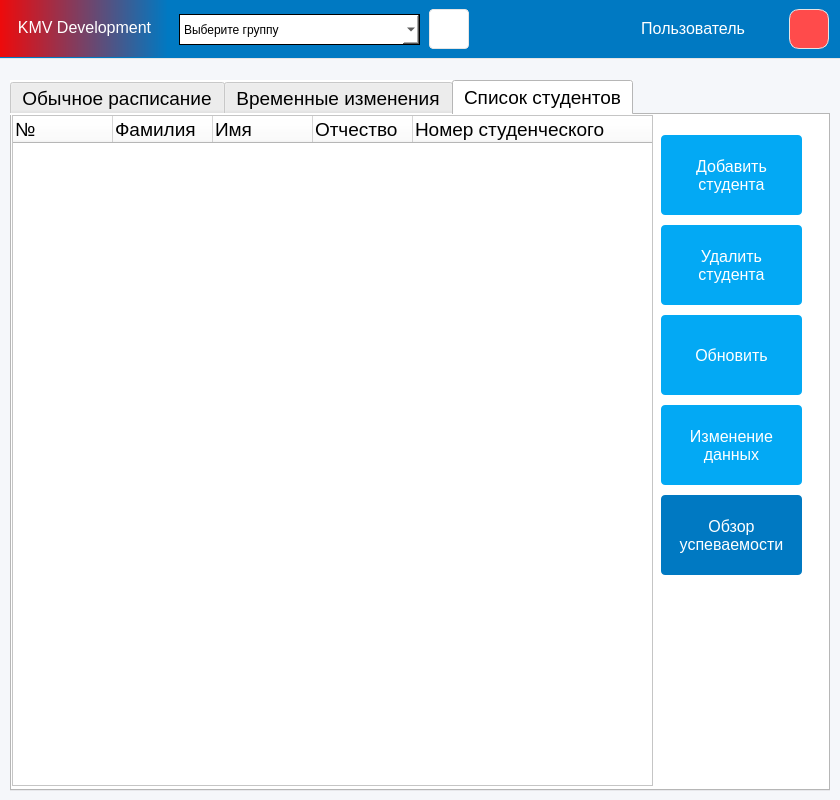
<?xml version="1.0" encoding="UTF-8"?>
<ui version="4.0">
 <class>MainWindow2</class>
 <widget class="QMainWindow" name="MainWindow2">
  <property name="geometry">
   <rect>
    <x>0</x>
    <y>0</y>
    <width>840</width>
    <height>800</height>
   </rect>
  </property>
  <property name="minimumSize">
   <size>
    <width>840</width>
    <height>800</height>
   </size>
  </property>
  <property name="maximumSize">
   <size>
    <width>840</width>
    <height>800</height>
   </size>
  </property>
  <property name="windowTitle">
   <string>Управление обучением</string>
  </property>
  <property name="styleSheet">
   <string notr="true">background-color: rgb(245, 247, 250);
opacity: 1;</string>
  </property>
  <widget class="QWidget" name="centralwidget">
   <property name="styleSheet">
    <string notr="true">background: #F5F7FA;
opacity: 1;</string>
   </property>
   <widget class="QTabWidget" name="tabWidget">
    <property name="enabled">
     <bool>true</bool>
    </property>
    <property name="geometry">
     <rect>
      <x>10</x>
      <y>80</y>
      <width>820</width>
      <height>711</height>
     </rect>
    </property>
    <property name="font">
     <font>
      <pointsize>14</pointsize>
     </font>
    </property>
    <property name="styleSheet">
     <string notr="true">background-color: rgb(255, 255, 255);</string>
    </property>
    <property name="currentIndex">
     <number>2</number>
    </property>
    <widget class="QWidget" name="tab_1">
     <attribute name="title">
      <string>Обычное расписание</string>
     </attribute>
     <widget class="QPushButton" name="b_thu_1">
      <property name="geometry">
       <rect>
        <x>190</x>
        <y>340</y>
        <width>170</width>
        <height>100</height>
       </rect>
      </property>
      <property name="font">
       <font/>
      </property>
      <property name="styleSheet">
       <string notr="true">QPushButton{
background: #FFFFFF ;
border-radius: 4px;
opacity: 1;
text-align: center;
letter-spacing: 0px;
text-transform: uppercase;
border: 1px solid #e5e5e5;
}

QPushButton::hover{
background: #e8e8e8;
}</string>
      </property>
      <property name="text">
       <string>Четверг
(нечётная неделя)</string>
      </property>
     </widget>
     <widget class="QPushButton" name="b_tue_0">
      <property name="geometry">
       <rect>
        <x>10</x>
        <y>120</y>
        <width>170</width>
        <height>100</height>
       </rect>
      </property>
      <property name="font">
       <font/>
      </property>
      <property name="styleSheet">
       <string notr="true">QPushButton{
background: #FFFFFF ;
border-radius: 4px;
opacity: 1;
text-align: center;
letter-spacing: 0px;
text-transform: uppercase;
border: 1px solid #e5e5e5;
}

QPushButton::hover{
background: #e8e8e8;
}</string>
      </property>
      <property name="text">
       <string>Вторник
(чётная неделя)</string>
      </property>
     </widget>
     <widget class="QPushButton" name="b_fri_1">
      <property name="geometry">
       <rect>
        <x>190</x>
        <y>450</y>
        <width>170</width>
        <height>100</height>
       </rect>
      </property>
      <property name="font">
       <font/>
      </property>
      <property name="styleSheet">
       <string notr="true">QPushButton{
background: #FFFFFF ;
border-radius: 4px;
opacity: 1;
text-align: center;
letter-spacing: 0px;
text-transform: uppercase;
border: 1px solid #e5e5e5;
}

QPushButton::hover{
background: #e8e8e8;
}</string>
      </property>
      <property name="text">
       <string>Пятница
(нечётная неделя)</string>
      </property>
     </widget>
     <widget class="QPushButton" name="b_fri_0">
      <property name="geometry">
       <rect>
        <x>10</x>
        <y>450</y>
        <width>170</width>
        <height>100</height>
       </rect>
      </property>
      <property name="font">
       <font/>
      </property>
      <property name="styleSheet">
       <string notr="true">QPushButton{
background: #FFFFFF ;
border-radius: 4px;
opacity: 1;
text-align: center;
letter-spacing: 0px;
text-transform: uppercase;
border: 1px solid #e5e5e5;
}

QPushButton::hover{
background: #e8e8e8;
}</string>
      </property>
      <property name="text">
       <string>Пятница
(чётная неделя)</string>
      </property>
     </widget>
     <widget class="QPushButton" name="b_sat_1">
      <property name="geometry">
       <rect>
        <x>190</x>
        <y>560</y>
        <width>170</width>
        <height>100</height>
       </rect>
      </property>
      <property name="font">
       <font/>
      </property>
      <property name="styleSheet">
       <string notr="true">QPushButton{
background: #FFFFFF ;
border-radius: 4px;
opacity: 1;
text-align: center;
letter-spacing: 0px;
text-transform: uppercase;
border: 1px solid #e5e5e5;
}

QPushButton::hover{
background: #e8e8e8;
}</string>
      </property>
      <property name="text">
       <string>Суббота
(нечётная неделя)</string>
      </property>
     </widget>
     <widget class="QPushButton" name="b_tue_1">
      <property name="geometry">
       <rect>
        <x>190</x>
        <y>120</y>
        <width>170</width>
        <height>100</height>
       </rect>
      </property>
      <property name="font">
       <font/>
      </property>
      <property name="styleSheet">
       <string notr="true">QPushButton{
background: #FFFFFF ;
border-radius: 4px;
opacity: 1;
text-align: center;
letter-spacing: 0px;
text-transform: uppercase;
border: 1px solid #e5e5e5;
}

QPushButton::hover{
background: #e8e8e8;
}</string>
      </property>
      <property name="text">
       <string>Вторник
(нечётная неделя)</string>
      </property>
     </widget>
     <widget class="QPushButton" name="b_wed_0">
      <property name="geometry">
       <rect>
        <x>10</x>
        <y>230</y>
        <width>170</width>
        <height>100</height>
       </rect>
      </property>
      <property name="font">
       <font/>
      </property>
      <property name="styleSheet">
       <string notr="true">QPushButton{
background: #FFFFFF ;
border-radius: 4px;
opacity: 1;
text-align: center;
letter-spacing: 0px;
text-transform: uppercase;
border: 1px solid #e5e5e5;
}

QPushButton::hover{
background: #e8e8e8;
}</string>
      </property>
      <property name="text">
       <string>Среда
(чётная неделя)</string>
      </property>
     </widget>
     <widget class="QPushButton" name="b_mon_0">
      <property name="geometry">
       <rect>
        <x>10</x>
        <y>10</y>
        <width>170</width>
        <height>100</height>
       </rect>
      </property>
      <property name="font">
       <font/>
      </property>
      <property name="styleSheet">
       <string notr="true">QPushButton{
background: #FFFFFF ;
border-radius: 4px;
opacity: 1;
text-align: center;
letter-spacing: 0px;
text-transform: uppercase;
border: 1px solid #e5e5e5;
}

QPushButton::hover{
background: #e8e8e8;
}</string>
      </property>
      <property name="text">
       <string>Понедельник
(чётная неделя)</string>
      </property>
     </widget>
     <widget class="QPushButton" name="b_wed_1">
      <property name="geometry">
       <rect>
        <x>190</x>
        <y>230</y>
        <width>170</width>
        <height>100</height>
       </rect>
      </property>
      <property name="font">
       <font/>
      </property>
      <property name="styleSheet">
       <string notr="true">QPushButton{
background: #FFFFFF ;
border-radius: 4px;
opacity: 1;
text-align: center;
letter-spacing: 0px;
text-transform: uppercase;
border: 1px solid #e5e5e5;
}

QPushButton::hover{
background: #e8e8e8;
}</string>
      </property>
      <property name="text">
       <string>Среда
(нечётная неделя)</string>
      </property>
     </widget>
     <widget class="QPushButton" name="b_mon_1">
      <property name="geometry">
       <rect>
        <x>190</x>
        <y>10</y>
        <width>170</width>
        <height>100</height>
       </rect>
      </property>
      <property name="font">
       <font/>
      </property>
      <property name="styleSheet">
       <string notr="true">QPushButton{
background: #FFFFFF ;
border-radius: 4px;
opacity: 1;
text-align: center;
letter-spacing: 0px;
text-transform: uppercase;
border: 1px solid #e5e5e5;
}

QPushButton::hover{
background: #e8e8e8;
}</string>
      </property>
      <property name="text">
       <string>Понедельник
(нечётная неделя)</string>
      </property>
     </widget>
     <widget class="QPushButton" name="b_sat_0">
      <property name="geometry">
       <rect>
        <x>10</x>
        <y>560</y>
        <width>170</width>
        <height>100</height>
       </rect>
      </property>
      <property name="font">
       <font/>
      </property>
      <property name="styleSheet">
       <string notr="true">QPushButton{
background: #FFFFFF ;
border-radius: 4px;
opacity: 1;
text-align: center;
letter-spacing: 0px;
text-transform: uppercase;
border: 1px solid #e5e5e5;
}

QPushButton::hover{
background: #e8e8e8;
}</string>
      </property>
      <property name="text">
       <string>Суббота
(чётная неделя)</string>
      </property>
     </widget>
     <widget class="QPushButton" name="b_thu_0">
      <property name="geometry">
       <rect>
        <x>10</x>
        <y>340</y>
        <width>170</width>
        <height>100</height>
       </rect>
      </property>
      <property name="font">
       <font/>
      </property>
      <property name="styleSheet">
       <string notr="true">QPushButton{
background: #FFFFFF ;
border-radius: 4px;
opacity: 1;
text-align: center;
letter-spacing: 0px;
text-transform: uppercase;
border: 1px solid #e5e5e5;
}

QPushButton::hover{
background: #e8e8e8;
}</string>
      </property>
      <property name="text">
       <string>Четверг
(чётная неделя)</string>
      </property>
     </widget>
     <widget class="QPlainTextEdit" name="plainTextEdit">
      <property name="geometry">
       <rect>
        <x>370</x>
        <y>80</y>
        <width>431</width>
        <height>501</height>
       </rect>
      </property>
      <property name="font">
       <font>
        <pointsize>14</pointsize>
       </font>
      </property>
      <property name="styleSheet">
       <string notr="true"/>
      </property>
     </widget>
     <widget class="QPushButton" name="clear_PTE">
      <property name="geometry">
       <rect>
        <x>369</x>
        <y>625</y>
        <width>211</width>
        <height>35</height>
       </rect>
      </property>
      <property name="font">
       <font>
        <pointsize>12</pointsize>
       </font>
      </property>
      <property name="styleSheet">
       <string notr="true">QPushButton{
background: #FFFFFF ;
border-radius: 4px;
opacity: 1;
text-align: center;
letter-spacing: 0px;
color: #0079C2;
text-transform: uppercase;
font-weight: medium; 
border: 1px solid #e5e5e5;
}

QPushButton::hover{
background: #e8e8e8;
}</string>
      </property>
      <property name="text">
       <string>Сбросить изменения</string>
      </property>
     </widget>
     <widget class="QPushButton" name="send_changes">
      <property name="geometry">
       <rect>
        <x>590</x>
        <y>625</y>
        <width>220</width>
        <height>35</height>
       </rect>
      </property>
      <property name="font">
       <font>
        <pointsize>12</pointsize>
       </font>
      </property>
      <property name="styleSheet">
       <string notr="true">QPushButton{
background: #03A9F4 ;
border-radius: 4px;
opacity: 1;
text-align: center;
letter-spacing: 0px;
color: #FFFFFF;
text-transform: uppercase;
font-weight: medium; 
}

QPushButton::hover{
background: #0079C2;
}</string>
      </property>
      <property name="text">
       <string>Применить изменения</string>
      </property>
     </widget>
     <widget class="QLabel" name="label_5">
      <property name="geometry">
       <rect>
        <x>370</x>
        <y>10</y>
        <width>160</width>
        <height>30</height>
       </rect>
      </property>
      <property name="font">
       <font/>
      </property>
      <property name="styleSheet">
       <string notr="true">letter-spacing: 0px;
text-transform: uppercase;
font-weight: medium; </string>
      </property>
      <property name="text">
       <string>Выбранный день:</string>
      </property>
     </widget>
     <widget class="QLabel" name="l_day">
      <property name="geometry">
       <rect>
        <x>530</x>
        <y>10</y>
        <width>271</width>
        <height>30</height>
       </rect>
      </property>
      <property name="font">
       <font/>
      </property>
      <property name="styleSheet">
       <string notr="true">letter-spacing: 0px;
text-transform: uppercase;
font-weight: medium; </string>
      </property>
      <property name="text">
       <string/>
      </property>
     </widget>
     <widget class="QLabel" name="label_6">
      <property name="geometry">
       <rect>
        <x>370</x>
        <y>590</y>
        <width>170</width>
        <height>30</height>
       </rect>
      </property>
      <property name="font">
       <font/>
      </property>
      <property name="styleSheet">
       <string notr="true">letter-spacing: 0px;
text-transform: uppercase;
font-weight: medium; </string>
      </property>
      <property name="text">
       <string>Статус изменения:</string>
      </property>
     </widget>
     <widget class="QLabel" name="l_status">
      <property name="geometry">
       <rect>
        <x>540</x>
        <y>590</y>
        <width>250</width>
        <height>30</height>
       </rect>
      </property>
      <property name="font">
       <font/>
      </property>
      <property name="styleSheet">
       <string notr="true">letter-spacing: 0px;
text-transform: uppercase;
font-weight: medium; </string>
      </property>
      <property name="text">
       <string/>
      </property>
     </widget>
     <widget class="QLabel" name="label_7">
      <property name="geometry">
       <rect>
        <x>370</x>
        <y>50</y>
        <width>241</width>
        <height>30</height>
       </rect>
      </property>
      <property name="font">
       <font/>
      </property>
      <property name="styleSheet">
       <string notr="true">letter-spacing: 0px;
text-transform: uppercase;
font-weight: medium; </string>
      </property>
      <property name="text">
       <string>Введите текст сообщения:</string>
      </property>
     </widget>
     <widget class="Line" name="line">
      <property name="geometry">
       <rect>
        <x>370</x>
        <y>40</y>
        <width>431</width>
        <height>20</height>
       </rect>
      </property>
      <property name="orientation">
       <enum>Qt::Horizontal</enum>
      </property>
     </widget>
    </widget>
    <widget class="QWidget" name="tab_2">
     <attribute name="title">
      <string>Временные изменения</string>
     </attribute>
     <widget class="QPlainTextEdit" name="PTE_temp">
      <property name="geometry">
       <rect>
        <x>10</x>
        <y>310</y>
        <width>650</width>
        <height>211</height>
       </rect>
      </property>
      <property name="font">
       <font>
        <pointsize>14</pointsize>
       </font>
      </property>
      <property name="styleSheet">
       <string notr="true"/>
      </property>
     </widget>
     <widget class="QDateEdit" name="DE_temp">
      <property name="geometry">
       <rect>
        <x>10</x>
        <y>570</y>
        <width>771</width>
        <height>51</height>
       </rect>
      </property>
      <property name="font">
       <font/>
      </property>
      <property name="styleSheet">
       <string notr="true">letter-spacing: 0px;
text-transform: uppercase;
font-weight: medium; </string>
      </property>
     </widget>
     <widget class="QPushButton" name="clear_PTE_temp">
      <property name="geometry">
       <rect>
        <x>670</x>
        <y>400</y>
        <width>120</width>
        <height>80</height>
       </rect>
      </property>
      <property name="font">
       <font>
        <pointsize>12</pointsize>
       </font>
      </property>
      <property name="styleSheet">
       <string notr="true">QPushButton{
background: #FFFFFF ;
border-radius: 4px;
opacity: 1;
text-align: center;
letter-spacing: 0px;
color: #0079C2;
text-transform: uppercase;
font-weight: medium; 
border: 1px solid #e5e5e5;
}

QPushButton::hover{
background: #e8e8e8;
}</string>
      </property>
      <property name="text">
       <string>Сбросить
текст
сообщения</string>
      </property>
     </widget>
     <widget class="QPushButton" name="send_chages_temp">
      <property name="geometry">
       <rect>
        <x>670</x>
        <y>310</y>
        <width>120</width>
        <height>80</height>
       </rect>
      </property>
      <property name="font">
       <font>
        <pointsize>12</pointsize>
       </font>
      </property>
      <property name="styleSheet">
       <string notr="true">QPushButton{
background: #03A9F4 ;
border-radius: 4px;
opacity: 1;
text-align: center;
letter-spacing: 0px;
color: #FFFFFF;
text-transform: uppercase;
font-weight: medium; 
}

QPushButton::hover{
background: #0079C2;
}</string>
      </property>
      <property name="text">
       <string>Отправить
текст
сообщения</string>
      </property>
     </widget>
     <widget class="QLabel" name="label">
      <property name="geometry">
       <rect>
        <x>10</x>
        <y>630</y>
        <width>171</width>
        <height>20</height>
       </rect>
      </property>
      <property name="font">
       <font/>
      </property>
      <property name="styleSheet">
       <string notr="true">letter-spacing: 0px;
text-transform: uppercase;
font-weight: medium; </string>
      </property>
      <property name="text">
       <string>Статус изменения:</string>
      </property>
     </widget>
     <widget class="QLabel" name="l_status_2">
      <property name="geometry">
       <rect>
        <x>180</x>
        <y>630</y>
        <width>250</width>
        <height>21</height>
       </rect>
      </property>
      <property name="font">
       <font/>
      </property>
      <property name="styleSheet">
       <string notr="true">letter-spacing: 0px;
text-transform: uppercase;
font-weight: medium; </string>
      </property>
      <property name="text">
       <string/>
      </property>
     </widget>
     <widget class="QLabel" name="label_3">
      <property name="geometry">
       <rect>
        <x>10</x>
        <y>280</y>
        <width>250</width>
        <height>30</height>
       </rect>
      </property>
      <property name="font">
       <font/>
      </property>
      <property name="styleSheet">
       <string notr="true">letter-spacing: 0px;
text-transform: uppercase;
font-weight: medium; </string>
      </property>
      <property name="text">
       <string>Введите текст сообщения:</string>
      </property>
     </widget>
     <widget class="QLabel" name="label_4">
      <property name="geometry">
       <rect>
        <x>10</x>
        <y>5</y>
        <width>250</width>
        <height>20</height>
       </rect>
      </property>
      <property name="font">
       <font/>
      </property>
      <property name="styleSheet">
       <string notr="true">letter-spacing: 0px;
text-transform: uppercase;
font-weight: medium; </string>
      </property>
      <property name="text">
       <string>Запланированные события:</string>
      </property>
     </widget>
     <widget class="QPushButton" name="delete_temp_note">
      <property name="geometry">
       <rect>
        <x>670</x>
        <y>30</y>
        <width>120</width>
        <height>80</height>
       </rect>
      </property>
      <property name="font">
       <font>
        <pointsize>12</pointsize>
       </font>
      </property>
      <property name="styleSheet">
       <string notr="true">QPushButton{
background: #03A9F4 ;
border-radius: 4px;
opacity: 1;
text-align: center;
letter-spacing: 0px;
color: #FFFFFF;
text-transform: uppercase;
font-weight: medium; 
}

QPushButton::hover{
background: #0079C2;
}</string>
      </property>
      <property name="text">
       <string>Удалить
запись</string>
      </property>
     </widget>
     <widget class="QLabel" name="label_8">
      <property name="geometry">
       <rect>
        <x>10</x>
        <y>530</y>
        <width>251</width>
        <height>31</height>
       </rect>
      </property>
      <property name="font">
       <font/>
      </property>
      <property name="styleSheet">
       <string notr="true">letter-spacing: 0px;
text-transform: uppercase;
font-weight: medium; </string>
      </property>
      <property name="text">
       <string>Выберите дату сообщения:</string>
      </property>
     </widget>
     <widget class="QTreeWidget" name="TW_temp">
      <property name="geometry">
       <rect>
        <x>10</x>
        <y>30</y>
        <width>651</width>
        <height>241</height>
       </rect>
      </property>
      <property name="font">
       <font>
        <family>MS Shell Dlg 2</family>
        <pointsize>14</pointsize>
       </font>
      </property>
      <property name="styleSheet">
       <string notr="true"/>
      </property>
      <attribute name="headerShowSortIndicator" stdset="0">
       <bool>true</bool>
      </attribute>
      <column>
       <property name="text">
        <string>Дата события</string>
       </property>
      </column>
      <column>
       <property name="text">
        <string>Текст события</string>
       </property>
      </column>
     </widget>
     <widget class="QPushButton" name="refresh_btn_tab2">
      <property name="geometry">
       <rect>
        <x>670</x>
        <y>120</y>
        <width>120</width>
        <height>80</height>
       </rect>
      </property>
      <property name="font">
       <font>
        <pointsize>12</pointsize>
       </font>
      </property>
      <property name="styleSheet">
       <string notr="true">QPushButton{
background: #FFFFFF ;
border-radius: 4px;
opacity: 1;
text-align: center;
letter-spacing: 0px;
color: #0079C2;
text-transform: uppercase;
font-weight: medium; 
border: 1px solid #e5e5e5;
}

QPushButton::hover{
background: #e8e8e8;
}</string>
      </property>
      <property name="text">
       <string>Обновить</string>
      </property>
     </widget>
    </widget>
    <widget class="QWidget" name="tab">
     <attribute name="title">
      <string>Список студентов</string>
     </attribute>
     <widget class="QTreeWidget" name="stud_tab">
      <property name="geometry">
       <rect>
        <x>0</x>
        <y>0</y>
        <width>641</width>
        <height>671</height>
       </rect>
      </property>
      <property name="font">
       <font>
        <pointsize>14</pointsize>
       </font>
      </property>
      <property name="styleSheet">
       <string notr="true"/>
      </property>
      <property name="horizontalScrollBarPolicy">
       <enum>Qt::ScrollBarAlwaysOff</enum>
      </property>
      <property name="sortingEnabled">
       <bool>false</bool>
      </property>
      <property name="animated">
       <bool>false</bool>
      </property>
      <property name="columnCount">
       <number>5</number>
      </property>
      <attribute name="headerCascadingSectionResizes">
       <bool>false</bool>
      </attribute>
      <attribute name="headerHighlightSections">
       <bool>false</bool>
      </attribute>
      <attribute name="headerShowSortIndicator" stdset="0">
       <bool>false</bool>
      </attribute>
      <attribute name="headerStretchLastSection">
       <bool>true</bool>
      </attribute>
      <column>
       <property name="text">
        <string>№</string>
       </property>
      </column>
      <column>
       <property name="text">
        <string>Фамилия</string>
       </property>
      </column>
      <column>
       <property name="text">
        <string>Имя</string>
       </property>
      </column>
      <column>
       <property name="text">
        <string>Отчество</string>
       </property>
      </column>
      <column>
       <property name="text">
        <string>Номер студенческого</string>
       </property>
      </column>
     </widget>
     <widget class="QPushButton" name="add_stud_btn">
      <property name="geometry">
       <rect>
        <x>649</x>
        <y>20</y>
        <width>141</width>
        <height>80</height>
       </rect>
      </property>
      <property name="font">
       <font>
        <pointsize>12</pointsize>
       </font>
      </property>
      <property name="styleSheet">
       <string notr="true">QPushButton{
background: #03A9F4 ;
border-radius: 4px;
opacity: 1;
text-align: center;
letter-spacing: 0px;
color: #FFFFFF;
text-transform: uppercase;
font-weight: medium; 
}

QPushButton::hover{
background: #0079C2;
}</string>
      </property>
      <property name="text">
       <string>Добавить
студента</string>
      </property>
     </widget>
     <widget class="QPushButton" name="delete_stud_btn">
      <property name="geometry">
       <rect>
        <x>649</x>
        <y>110</y>
        <width>141</width>
        <height>80</height>
       </rect>
      </property>
      <property name="font">
       <font>
        <pointsize>12</pointsize>
       </font>
      </property>
      <property name="styleSheet">
       <string notr="true">QPushButton{
background: #03A9F4 ;
border-radius: 4px;
opacity: 1;
text-align: center;
letter-spacing: 0px;
color: #FFFFFF;
text-transform: uppercase;
font-weight: medium; 
}

QPushButton::hover{
background: #0079C2;
}</string>
      </property>
      <property name="text">
       <string>Удалить
студента</string>
      </property>
     </widget>
     <widget class="QPushButton" name="refresh_btn_tab3">
      <property name="geometry">
       <rect>
        <x>649</x>
        <y>200</y>
        <width>141</width>
        <height>80</height>
       </rect>
      </property>
      <property name="font">
       <font>
        <pointsize>12</pointsize>
       </font>
      </property>
      <property name="styleSheet">
       <string notr="true">QPushButton{
background: #03A9F4 ;
border-radius: 4px;
opacity: 1;
text-align: center;
letter-spacing: 0px;
color: #FFFFFF;
text-transform: uppercase;
font-weight: medium; 
}

QPushButton::hover{
background: #0079C2;
}</string>
      </property>
      <property name="text">
       <string>Обновить</string>
      </property>
     </widget>
     <widget class="QPushButton" name="edit_stud_btn">
      <property name="geometry">
       <rect>
        <x>649</x>
        <y>290</y>
        <width>141</width>
        <height>80</height>
       </rect>
      </property>
      <property name="font">
       <font>
        <pointsize>12</pointsize>
       </font>
      </property>
      <property name="styleSheet">
       <string notr="true">QPushButton{
background: #03A9F4 ;
border-radius: 4px;
opacity: 1;
text-align: center;
letter-spacing: 0px;
color: #FFFFFF;
text-transform: uppercase;
font-weight: medium; 
}

QPushButton::hover{
background: #0079C2;
}</string>
      </property>
      <property name="text">
       <string>Изменение
данных</string>
      </property>
     </widget>
     <widget class="QPushButton" name="open_stud_marks">
      <property name="geometry">
       <rect>
        <x>649</x>
        <y>380</y>
        <width>141</width>
        <height>80</height>
       </rect>
      </property>
      <property name="font">
       <font>
        <pointsize>12</pointsize>
       </font>
      </property>
      <property name="styleSheet">
       <string notr="true">background: #0079C2 ;
border-radius: 4px;
text-align: center;
letter-spacing: 0px;
color: #FFFFFF;
text-transform: uppercase;
opacity: 1;
font-weight: medium; </string>
      </property>
      <property name="text">
       <string>Обзор
успеваемости</string>
      </property>
     </widget>
    </widget>
   </widget>
   <widget class="QFrame" name="frame">
    <property name="geometry">
     <rect>
      <x>-1</x>
      <y>-1</y>
      <width>842</width>
      <height>60</height>
     </rect>
    </property>
    <property name="styleSheet">
     <string notr="true">background: #0079C2 ;
border: 1px solid #e5e5e5;
</string>
    </property>
    <property name="frameShape">
     <enum>QFrame::StyledPanel</enum>
    </property>
    <property name="frameShadow">
     <enum>QFrame::Raised</enum>
    </property>
    <widget class="QLabel" name="label_2">
     <property name="geometry">
      <rect>
       <x>-1</x>
       <y>-1</y>
       <width>170</width>
       <height>60</height>
      </rect>
     </property>
     <property name="font">
      <font/>
     </property>
     <property name="styleSheet">
      <string notr="true">background-color: qlineargradient(spread:pad, x1:0, y1:0, x2:1, y2:0, stop:0 #f10909, stop:1 #0079C2);
letter-spacing: 0px;
text-transform: uppercase;
font-weight: medium; 
border: 1px solid rgb(255, 255, 255);
color: white;
border-style: solid;
border-width: 1px; 
border-color: #0079C2;</string>
     </property>
     <property name="lineWidth">
      <number>0</number>
     </property>
     <property name="text">
      <string>&lt;html&gt;&lt;head/&gt;&lt;body&gt;&lt;p align=&quot;center&quot;&gt;&lt;span style=&quot; font-size:12pt;&quot;&gt;KMV Development&lt;/span&gt;&lt;/p&gt;&lt;/body&gt;&lt;/html&gt;</string>
     </property>
    </widget>
    <widget class="QComboBox" name="group_comboBox">
     <property name="geometry">
      <rect>
       <x>180</x>
       <y>15</y>
       <width>241</width>
       <height>31</height>
      </rect>
     </property>
     <property name="font">
      <font/>
     </property>
     <property name="styleSheet">
      <string notr="true">letter-spacing: 0px;
background-color: rgb(255, 255, 255);
text-transform: uppercase;
border-radius: 0px;
color: black;
border-style: solid;
border-width: 1px; 
border-color: black;</string>
     </property>
     <property name="currentText">
      <string>Выберите группу</string>
     </property>
     <property name="frame">
      <bool>true</bool>
     </property>
     <item>
      <property name="text">
       <string>Выберите группу</string>
      </property>
     </item>
    </widget>
    <widget class="QPushButton" name="goups_setting_btn">
     <property name="geometry">
      <rect>
       <x>430</x>
       <y>10</y>
       <width>40</width>
       <height>40</height>
      </rect>
     </property>
     <property name="whatsThis">
      <string>Выход из учётной записи</string>
     </property>
     <property name="styleSheet">
      <string notr="true">QPushButton{
background: #FFFFFF ;
border-radius: 4px;
opacity: 1;
text-align: center;
letter-spacing: 0px;
color: #0079C2;
text-transform: uppercase;
font-weight: medium; 
border: 1px solid #e5e5e5;
}

QPushButton::hover{
background: #e8e8e8;
}</string>
     </property>
     <property name="text">
      <string/>
     </property>
     <property name="icon">
      <iconset>
       <normaloff>cog.svg</normaloff>cog.svg</iconset>
     </property>
     <property name="iconSize">
      <size>
       <width>20</width>
       <height>20</height>
      </size>
     </property>
     <property name="flat">
      <bool>true</bool>
     </property>
    </widget>
    <widget class="QLabel" name="l_name">
     <property name="enabled">
      <bool>true</bool>
     </property>
     <property name="geometry">
      <rect>
       <x>610</x>
       <y>10</y>
       <width>141</width>
       <height>39</height>
      </rect>
     </property>
     <property name="sizePolicy">
      <sizepolicy hsizetype="Preferred" vsizetype="Preferred">
       <horstretch>0</horstretch>
       <verstretch>0</verstretch>
      </sizepolicy>
     </property>
     <property name="font">
      <font>
       <pointsize>12</pointsize>
      </font>
     </property>
     <property name="layoutDirection">
      <enum>Qt::LeftToRight</enum>
     </property>
     <property name="autoFillBackground">
      <bool>false</bool>
     </property>
     <property name="styleSheet">
      <string notr="true">letter-spacing: 0px;
font-weight: medium; 
border: 1px solid rgb(255, 255, 255);
text-align: right;
color: white;
border-style: solid;
border-width: 1px; 
border-color: #0079C2;</string>
     </property>
     <property name="text">
      <string>Пользователь</string>
     </property>
     <property name="textFormat">
      <enum>Qt::AutoText</enum>
     </property>
     <property name="alignment">
      <set>Qt::AlignRight|Qt::AlignTrailing|Qt::AlignVCenter</set>
     </property>
     <property name="wordWrap">
      <bool>false</bool>
     </property>
    </widget>
    <widget class="QLabel" name="label_9">
     <property name="geometry">
      <rect>
       <x>750</x>
       <y>10</y>
       <width>31</width>
       <height>39</height>
      </rect>
     </property>
     <property name="layoutDirection">
      <enum>Qt::LeftToRight</enum>
     </property>
     <property name="styleSheet">
      <string notr="true">border: 1px solid rgb(255, 255, 255);
color: white;
border-style: solid;
border-width: 1px; 
border-color: #0079C2;</string>
     </property>
     <property name="text">
      <string>&lt;img src='account.svg' /&gt;</string>
     </property>
    </widget>
    <widget class="QPushButton" name="exit_btn">
     <property name="geometry">
      <rect>
       <x>790</x>
       <y>10</y>
       <width>40</width>
       <height>40</height>
      </rect>
     </property>
     <property name="whatsThis">
      <string>Выход из учётной записи</string>
     </property>
     <property name="styleSheet">
      <string notr="true">QPushButton{
background: #ff4b4b ; 
border-radius: 10px;
}

QPushButton::hover{
background: #ff0000;
border-radius: 10px;
}</string>
     </property>
     <property name="text">
      <string/>
     </property>
     <property name="icon">
      <iconset>
       <normaloff>logout.svg</normaloff>logout.svg</iconset>
     </property>
     <property name="iconSize">
      <size>
       <width>20</width>
       <height>20</height>
      </size>
     </property>
     <property name="flat">
      <bool>true</bool>
     </property>
    </widget>
   </widget>
  </widget>
 </widget>
 <resources/>
 <connections/>
</ui>
